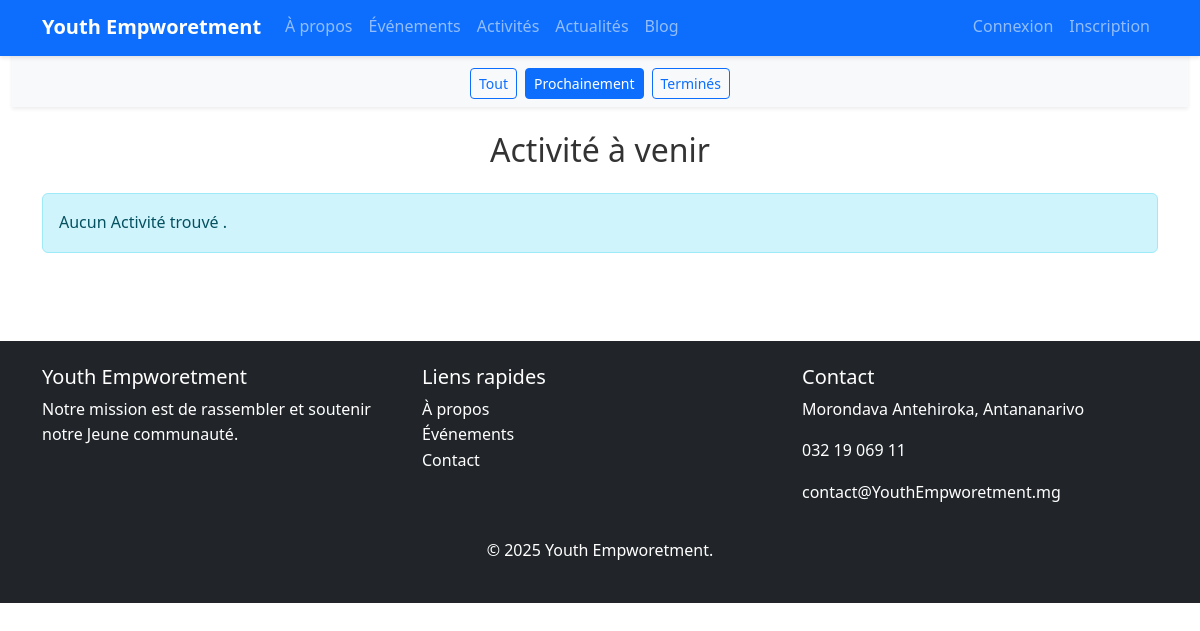
/activite/?filtre=prochainement, run on an earlier commit of the app's database.
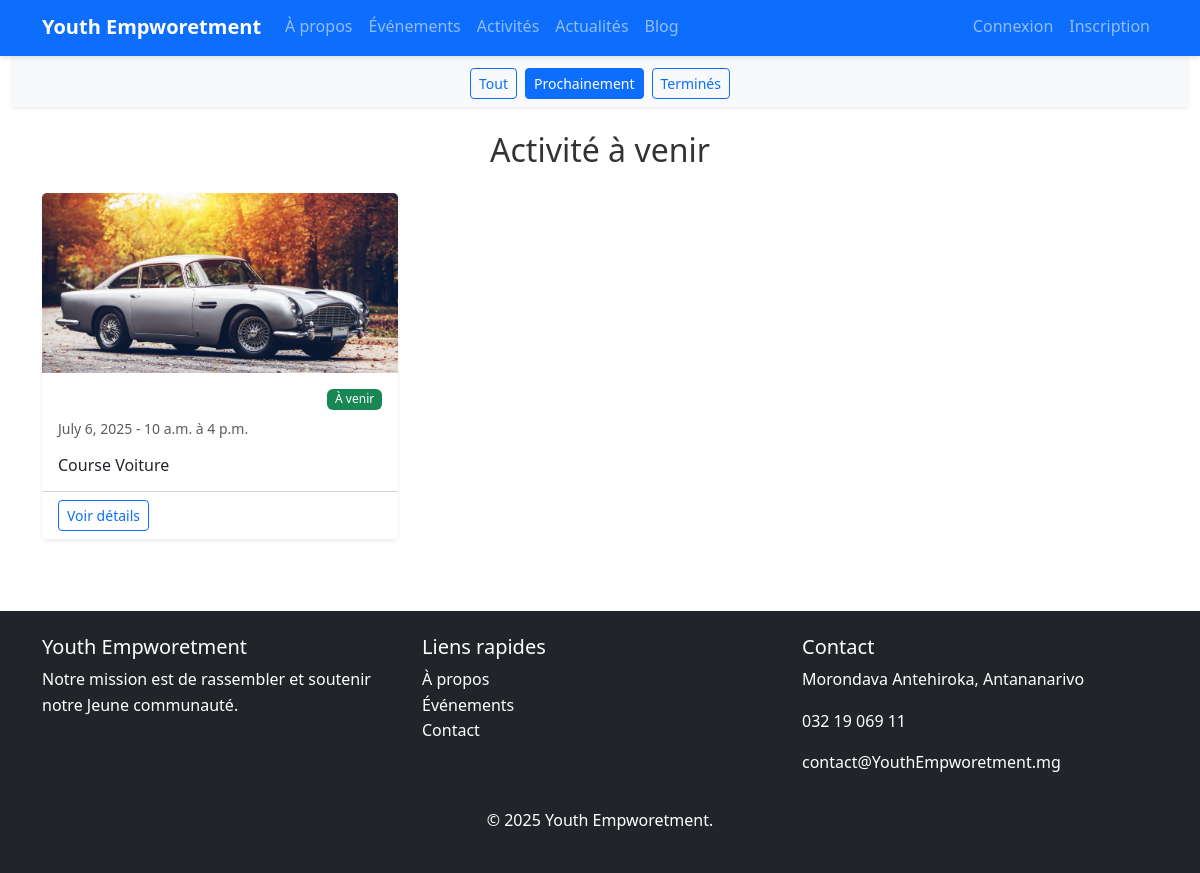
And on a later commit of the database.
### AppEvenements/models.py (models this page shows, shortened)
class Activite(models.Model):
    nom = models.CharField(max_length=200)
    description = models.TextField()
    date_activites = models.DateField()
    horaire_debut = models.TimeField()
    horaire_fin = models.TimeField( blank=True, null=True)
    lieu = models.CharField(max_length=200)
    image = models.ImageField(upload_to='static/images/activites/', verbose_name="Image", blank=True, null=True)
    date_creation = models.DateTimeField(auto_now_add=True)
    createur = models.ForeignKey(Utilisateur,on_delete=models.SET_NULL, null=True, verbose_name="Créateur")
    participants = models.ManyToManyField(Utilisateur, related_name='activites_participes', blank=True)
    class Meta:
        verbose_name = "Activité"
        verbose_name_plural = "Activités"
        ordering = ['-date_activites']

### AppEvenements/views.py (the view)
# urls.py: path('activite/',listActivites,name='activites'),
def listActivites(request):
    filtre = request.GET.get('filtre','tout')
    aujourdhui = timezone.now().date()
    heureauj = timezone.now().time()
    activites = Activite.objects.all()
    if filtre == 'prochainement':
        activites = activites.filter(date_activites__gt=aujourdhui).order_by('date_activites')
    elif filtre == 'termines':
        activites = activites.filter(date_activites__lte=aujourdhui).order_by('date_activites')
    else:
        activites = activites.order_by('date_activites')
    context = {
        'activites':activites,
        'filtre_actif':filtre,
        'aujourdhui':aujourdhui,
        'heureauj':heureauj
    }
    return render(request,'Activite.html',context)

### templates/Activite.html (shortened to what this page needs)
{% extends 'layouts/master.html' %}
{% block content %}
<div class="container-fluid mt-5">
    <div class="bg-light py-2 shadow-sm">
        <div class="container  marg">
            <div class="d-flex flex-wrap gap-2 filtre" >
                <a href="?filtre=tout"
                   class="btn btn-sm {% if filtre_actif == 'tout' %}btn-primary{% else %}btn-outline-primary{% endif %}">
                    Tout
                </a>
                <a href="?filtre=prochainement"
                   class="btn btn-sm {% if filtre_actif == 'prochainement' %}btn-primary{% else %}btn-outline-primary{% endif %}">
                    Prochainement
                </a>
                <a href="?filtre=termines"
                   class="btn btn-sm {% if filtre_actif == 'termines' %}btn-primary{% else %}btn-outline-primary{% endif %}">
                    Terminés
                </a>
            </div>
        </div>
    </div>
     <div class="container py-4">
        <h2 class="mb-4 text-center">
            {% if filtre_actif == 'tout' %}
                Tous les Activité
            {% elif filtre_actif == 'prochainement' %}
                Activité à venir
            {% else %}
                Activité terminés
            {% endif %}
        </h2>
        {% if activites %}
        <div class="row g-4">
            {% for activite in activites %}
            <div class="col-md-6 col-lg-4">
                <div class="card h-100 shadow-sm">
                    {% if activite.image %}
                    <img src="{{ activite.image.url }}" class="card-img-top" alt="{{ activite.titre }}" style="height: 180px; object-fit: cover;">
                    {% endif %}
                    <div class="card-body">
                        <div class="d-flex justify-content-between align-items-start mb-2">
                            <span class="badge
                                {% if activite.date_debut > aujourdhui %}bg-info
                                {% elif activite.date_fin < aujourdhui %}bg-secondary
                                {% else %}bg-success{% endif %}">
                                {% if activite.date_activites > aujourdhui %}
                                    {% if activite. %}{% endif %}À venir
                                {% elif activite.date_activites < aujourdhui %}Terminé
                                {% else %}En cours{% endif %}
                            </span>
                        </div>
                        <p class="card-text text-muted small">
                            {{ activite.date_activites }}
                            {% if activite.date_activites %}
                            - {{activite.horaire_debut}} à {{ activite.horaire_fin}}
                            {% endif %}
                        </p>
                        <h6 class="card-text">{{ activite.nom|truncatewords:20 }}</h6>
                    </div>
                    <div class="card-footer bg-white">
                        <a href="{% url 'detail_activite' activite.id %}" class="btn btn-sm btn-outline-primary">
                            Voir détails
                        </a>
                    </div>
                </div>
            </div>
            {% endfor %}
        </div>
        {% else %}
        <div class="alert alert-info">
            Aucun Activité trouvé .
        </div>
        {% endif %}
    </div>
</div>
{% endblock content %}

What changed in the data, as far as the page shows it:
added Activite: shows "À venir", date_activites "July 6, 2025", horaire_debut "10 a.m.", horaire_fin "4 p.m.", nom "Course Voiture"
Also different on the page:
text no longer shown: "Aucun Activité trouvé ."
